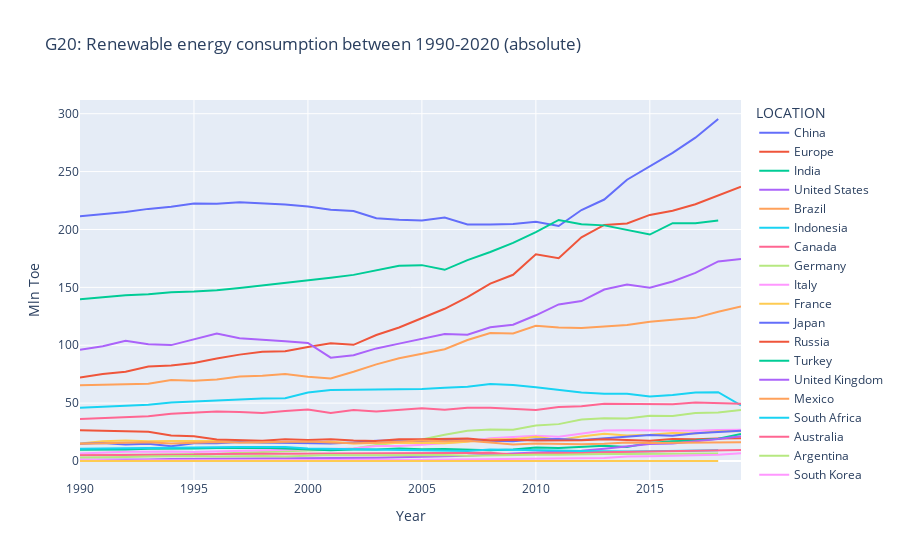

Here is the notebook cell this chart was saved with:
### Code cell
fig = px.line(pivoted_renewable_energy_g20.T, 
              title="G20: Renewable energy consumption between 1990-2020 (absolute)",
             labels={
                 "TIME":"Year",
                 "value":"Mln Toe"
             })
fig.show()

### Figure 1 — Plotly figure (JSON) as saved in the notebook; plotly's stock layout.template omitted (floating-point values rounded to 4 significant figures)
{"data": [{"hovertemplate": "LOCATION=China<br>Year=%{x}<br>Mln Toe=%{y}<extra></extra>", "legendgroup": "China", "line": {"color": "#636efa", "dash": "solid"}, "marker": {"symbol": "circle"}, "mode": "lines", "name": "China", "orientation": "v", "showlegend": true, "type": "scatter", "x": [1990, 1991, 1992, 1993, 1994, 1995, 1996, 1997, 1998, 1999, 2000, 2001, 2002, 2003, 2004, 2005, 2006, 2007, 2008, 2009, 2010, 2011, 2012, 2013, 2014, 2015, 2016, 2017, 2018, 2019], "xaxis": "x", "y": [211.4, 213.2, 215.0, 217.8, 219.7, 222.5, 222.2, 223.5, 222.5, 221.6, 219.9, 217.1, 216.0, 209.7, 208.3, 207.8, 210.3, 204.4, 204.3, 204.7, 206.6, 203.0, 216.8, 225.9, 242.9, 254.3, 266.2, 279.3, 295.4, null], "yaxis": "y"}, {"hovertemplate": "LOCATION=Europe<br>Year=%{x}<br>Mln Toe=%{y}<extra></extra>", "legendgroup": "Europe", "line": {"color": "#EF553B", "dash": "solid"}, "marker": {"symbol": "circle"}, "mode": "lines", "name": "Europe", "orientation": "v", "showlegend": true, "type": "scatter", "x": [1990, 1991, 1992, 1993, 1994, 1995, 1996, 1997, 1998, 1999, 2000, 2001, 2002, 2003, 2004, 2005, 2006, 2007, 2008, 2009, 2010, 2011, 2012, 2013, 2014, 2015, 2016, 2017, 2018, 2019], "xaxis": "x", "y": [72.12, 75.18, 77.14, 81.71, 82.52, 84.59, 88.49, 91.88, 94.39, 94.75, 98.57, 101.8, 100.4, 108.8, 115.4, 123.3, 131.5, 141.5, 153.2, 160.9, 178.6, 175.2, 193.2, 203.9, 205.1, 212.6, 216.2, 221.8, 229.6, 236.9], "yaxis": "y"}, {"hovertemplate": "LOCATION=India<br>Year=%{x}<br>Mln Toe=%{y}<extra></extra>", "legendgroup": "India", "line": {"color": "#00cc96", "dash": "solid"}, "marker": {"symbol": "circle"}, "mode": "lines", "name": "India", "orientation": "v", "showlegend": true, "type": "scatter", "x": [1990, 1991, 1992, 1993, 1994, 1995, 1996, 1997, 1998, 1999, 2000, 2001, 2002, 2003, 2004, 2005, 2006, 2007, 2008, 2009, 2010, 2011, 2012, 2013, 2014, 2015, 2016, 2017, 2018, 2019], "xaxis": "x", "y": [139.7, 141.6, 143.2, 144.0, 145.8, 146.3, 147.4, 149.3, 151.5, 153.9, 155.4, 158.2, 160.8, 164.9, 168.7, 169.2, 165.1, 173.5, 180.5, 188.4, 197.8, 208.2, 204.6, 203.5, 199.9, 195.6, 205.4, 205.3, 207.7, null], "yaxis": "y"}, {"hovertemplate": "LOCATION=United States<br>Year=%{x}<br>Mln Toe=%{y}<extra></extra>", "legendgroup": "United States", "line": {"color": "#ab63fa", "dash": "solid"}, "marker": {"symbol": "circle"}, "mode": "lines", "name": "United States", "orientation": "v", "showlegend": true, "type": "scatter", "x": [1990, 1991, 1992, 1993, 1994, 1995, 1996, 1997, 1998, 1999, 2000, 2001, 2002, 2003, 2004, 2005, 2006, 2007, 2008, 2009, 2010, 2011, 2012, 2013, 2014, 2015, 2016, 2017, 2018, 2019], "xaxis": "x", "y": [96.17, 99.17, 103.9, 100.9, 100.1, 104.9, 110.2, 106.1, 105.0, 103.4, 102.0, 89.22, 91.34, 97.26, 101.4, 105.2, 109.6, 109.1, 115.5, 117.7, 125.9, 135.2, 138.1, 148.1, 152.5, 149.7, 155.1, 162.5, 172.4, 174.5], "yaxis": "y"}, {"hovertemplate": "LOCATION=Brazil<br>Year=%{x}<br>Mln Toe=%{y}<extra></extra>", "legendgroup": "Brazil", "line": {"color": "#FFA15A", "dash": "solid"}, "marker": {"symbol": "circle"}, "mode": "lines", "name": "Brazil", "orientation": "v", "showlegend": true, "type": "scatter", "x": [1990, 1991, 1992, 1993, 1994, 1995, 1996, 1997, 1998, 1999, 2000, 2001, 2002, 2003, 2004, 2005, 2006, 2007, 2008, 2009, 2010, 2011, 2012, 2013, 2014, 2015, 2016, 2017, 2018, 2019], "xaxis": "x", "y": [65.54, 65.94, 65.78, 66.67, 70.05, 69.43, 70.43, 72.92, 73.64, 75.2, 72.83, 71.23, 77.05, 83.49, 88.81, 92.42, 96.52, 104.5, 110.5, 110.1, 116.8, 115.3, 114.8, 116.1, 117.4, 120.4, 122.0, 123.6, 128.9, 133.5], "yaxis": "y"}, {"hovertemplate": "LOCATION=Indonesia<br>Year=%{x}<br>Mln Toe=%{y}<extra></extra>", "legendgroup": "Indonesia", "line": {"color": "#19d3f3", "dash": "solid"}, "marker": {"symbol": "circle"}, "mode": "lines", "name": "Indonesia", "orientation": "v", "showlegend": true, "type": "scatter", "x": [1990, 1991, 1992, 1993, 1994, 1995, 1996, 1997, 1998, 1999, 2000, 2001, 2002, 2003, 2004, 2005, 2006, 2007, 2008, 2009, 2010, 2011, 2012, 2013, 2014, 2015, 2016, 2017, 2018, 2019], "xaxis": "x", "y": [45.95, 46.77, 47.79, 48.5, 50.47, 51.58, 52.2, 53.2, 53.93, 54.27, 59.23, 61.29, 61.63, 61.85, 62.51, 62.27, 63.27, 64.18, 66.48, 65.58, 63.63, 61.13, 59.25, 58.16, 58.12, 55.66, 57.03, 59.23, 59.4, 48.13], "yaxis": "y"}, {"hovertemplate": "LOCATION=Canada<br>Year=%{x}<br>Mln Toe=%{y}<extra></extra>", "legendgroup": "Canada", "line": {"color": "#FF6692", "dash": "solid"}, "marker": {"symbol": "circle"}, "mode": "lines", "name": "Canada", "orientation": "v", "showlegend": true, "type": "scatter", "x": [1990, 1991, 1992, 1993, 1994, 1995, 1996, 1997, 1998, 1999, 2000, 2001, 2002, 2003, 2004, 2005, 2006, 2007, 2008, 2009, 2010, 2011, 2012, 2013, 2014, 2015, 2016, 2017, 2018, 2019], "xaxis": "x", "y": [36.33, 37.3, 38.08, 38.75, 40.75, 41.66, 42.69, 42.32, 41.41, 43.27, 44.58, 41.48, 44.15, 42.82, 44.2, 45.65, 44.35, 46.02, 46.07, 45.14, 44.11, 46.57, 47.24, 49.51, 49.44, 49.67, 49.1, 50.57, 49.85, 49.46], "yaxis": "y"}, {"hovertemplate": "LOCATION=Germany<br>Year=%{x}<br>Mln Toe=%{y}<extra></extra>", "legendgroup": "Germany", "line": {"color": "#B6E880", "dash": "solid"}, "marker": {"symbol": "circle"}, "mode": "lines", "name": "Germany", "orientation": "v", "showlegend": true, "type": "scatter", "x": [1990, 1991, 1992, 1993, 1994, 1995, 1996, 1997, 1998, 1999, 2000, 2001, 2002, 2003, 2004, 2005, 2006, 2007, 2008, 2009, 2010, 2011, 2012, 2013, 2014, 2015, 2016, 2017, 2018, 2019], "xaxis": "x", "y": [5.313, 5.069, 5.366, 5.479, 5.778, 5.977, 6.165, 7.122, 7.685, 7.964, 8.983, 9.636, 10.78, 13.76, 16.01, 18.56, 22.65, 26.19, 27.2, 27.08, 30.76, 31.85, 35.79, 36.88, 36.63, 39.03, 38.85, 41.45, 41.89, 44.02], "yaxis": "y"}, {"hovertemplate": "LOCATION=Italy<br>Year=%{x}<br>Mln Toe=%{y}<extra></extra>", "legendgroup": "Italy", "line": {"color": "#FF97FF", "dash": "solid"}, "marker": {"symbol": "circle"}, "mode": "lines", "name": "Italy", "orientation": "v", "showlegend": true, "type": "scatter", "x": [1990, 1991, 1992, 1993, 1994, 1995, 1996, 1997, 1998, 1999, 2000, 2001, 2002, 2003, 2004, 2005, 2006, 2007, 2008, 2009, 2010, 2011, 2012, 2013, 2014, 2015, 2016, 2017, 2018, 2019], "xaxis": "x", "y": [6.472, 7.511, 7.922, 7.975, 8.254, 7.719, 8.355, 8.655, 9.043, 9.773, 10.11, 10.34, 10.89, 12.91, 12.96, 14.11, 15.33, 16.95, 19.71, 21.03, 21.86, 21.03, 23.88, 26.37, 26.51, 26.27, 26.02, 26.17, 26.69, 26.92], "yaxis": "y"}, {"hovertemplate": "LOCATION=France<br>Year=%{x}<br>Mln Toe=%{y}<extra></extra>", "legendgroup": "France", "line": {"color": "#FECB52", "dash": "solid"}, "marker": {"symbol": "circle"}, "mode": "lines", "name": "France", "orientation": "v", "showlegend": true, "type": "scatter", "x": [1990, 1991, 1992, 1993, 1994, 1995, 1996, 1997, 1998, 1999, 2000, 2001, 2002, 2003, 2004, 2005, 2006, 2007, 2008, 2009, 2010, 2011, 2012, 2013, 2014, 2015, 2016, 2017, 2018, 2019], "xaxis": "x", "y": [15.22, 17.14, 17.82, 17.05, 17.24, 17.04, 17.23, 16.17, 16.02, 16.52, 15.74, 16.59, 15.01, 15.46, 15.72, 15.73, 15.38, 16.65, 18.73, 18.89, 21.0, 18.06, 21.18, 23.48, 21.94, 22.58, 24.23, 23.7, 25.6, 25.79], "yaxis": "y"}, {"hovertemplate": "LOCATION=Japan<br>Year=%{x}<br>Mln Toe=%{y}<extra></extra>", "legendgroup": "Japan", "line": {"color": "#636efa", "dash": "solid"}, "marker": {"symbol": "circle"}, "mode": "lines", "name": "Japan", "orientation": "v", "showlegend": true, "type": "scatter", "x": [1990, 1991, 1992, 1993, 1994, 1995, 1996, 1997, 1998, 1999, 2000, 2001, 2002, 2003, 2004, 2005, 2006, 2007, 2008, 2009, 2010, 2011, 2012, 2013, 2014, 2015, 2016, 2017, 2018, 2019], "xaxis": "x", "y": [14.85, 15.51, 14.17, 14.99, 12.82, 15.23, 15.41, 16.46, 16.03, 15.69, 15.85, 15.14, 15.97, 17.42, 17.64, 17.21, 18.32, 17.71, 17.22, 17.04, 18.78, 18.9, 18.19, 19.59, 20.76, 22.39, 21.9, 24.01, 25.06, 26.19], "yaxis": "y"}, {"hovertemplate": "LOCATION=Russia<br>Year=%{x}<br>Mln Toe=%{y}<extra></extra>", "legendgroup": "Russia", "line": {"color": "#EF553B", "dash": "solid"}, "marker": {"symbol": "circle"}, "mode": "lines", "name": "Russia", "orientation": "v", "showlegend": true, "type": "scatter", "x": [1990, 1991, 1992, 1993, 1994, 1995, 1996, 1997, 1998, 1999, 2000, 2001, 2002, 2003, 2004, 2005, 2006, 2007, 2008, 2009, 2010, 2011, 2012, 2013, 2014, 2015, 2016, 2017, 2018, 2019], "xaxis": "x", "y": [26.47, 25.93, 25.56, 25.24, 22.01, 21.3, 18.5, 18.03, 17.41, 18.8, 18.05, 18.8, 17.68, 17.23, 18.88, 18.69, 18.83, 19.4, 17.73, 18.28, 17.69, 17.73, 17.86, 18.71, 17.97, 17.51, 18.95, 18.76, 19.38, 19.62], "yaxis": "y"}, {"hovertemplate": "LOCATION=Turkey<br>Year=%{x}<br>Mln Toe=%{y}<extra></extra>", "legendgroup": "Turkey", "line": {"color": "#00cc96", "dash": "solid"}, "marker": {"symbol": "circle"}, "mode": "lines", "name": "Turkey", "orientation": "v", "showlegend": true, "type": "scatter", "x": [1990, 1991, 1992, 1993, 1994, 1995, 1996, 1997, 1998, 1999, 2000, 2001, 2002, 2003, 2004, 2005, 2006, 2007, 2008, 2009, 2010, 2011, 2012, 2013, 2014, 2015, 2016, 2017, 2018, 2019], "xaxis": "x", "y": [9.658, 9.637, 10.0, 10.62, 10.38, 10.78, 11.23, 11.23, 11.48, 10.7, 10.1, 9.378, 10.04, 10.02, 10.78, 10.13, 10.36, 9.604, 9.312, 9.916, 11.63, 11.22, 12.15, 13.09, 12.06, 15.66, 17.14, 17.74, 19.15, 23.38], "yaxis": "y"}, {"hovertemplate": "LOCATION=United Kingdom<br>Year=%{x}<br>Mln Toe=%{y}<extra></extra>", "legendgroup": "United Kingdom", "line": {"color": "#ab63fa", "dash": "solid"}, "marker": {"symbol": "circle"}, "mode": "lines", "name": "United Kingdom", "orientation": "v", "showlegend": true, "type": "scatter", "x": [1990, 1991, 1992, 1993, 1994, 1995, 1996, 1997, 1998, 1999, 2000, 2001, 2002, 2003, 2004, 2005, 2006, 2007, 2008, 2009, 2010, 2011, 2012, 2013, 2014, 2015, 2016, 2017, 2018, 2019], "xaxis": "x", "y": [1.029, 1.015, 1.362, 1.348, 1.767, 1.836, 1.777, 1.944, 2.081, 2.133, 2.264, 2.275, 2.524, 2.705, 3.242, 3.905, 4.203, 4.53, 5.852, 6.566, 7.347, 8.115, 8.787, 10.65, 12.35, 14.62, 15.21, 16.84, 18.98, 21.41], "yaxis": "y"}, {"hovertemplate": "LOCATION=Mexico<br>Year=%{x}<br>Mln Toe=%{y}<extra></extra>", "legendgroup": "Mexico", "line": {"color": "#FFA15A", "dash": "solid"}, "marker": {"symbol": "circle"}, "mode": "lines", "name": "Mexico", "orientation": "v", "showlegend": true, "type": "scatter", "x": [1990, 1991, 1992, 1993, 1994, 1995, 1996, 1997, 1998, 1999, 2000, 2001, 2002, 2003, 2004, 2005, 2006, 2007, 2008, 2009, 2010, 2011, 2012, 2013, 2014, 2015, 2016, 2017, 2018, 2019], "xaxis": "x", "y": [15.0, 15.37, 16.16, 16.16, 15.03, 16.07, 16.47, 16.06, 16.17, 16.69, 16.91, 15.93, 15.36, 15.73, 16.5, 17.63, 17.14, 17.54, 16.05, 14.28, 15.15, 14.92, 14.56, 15.0, 15.93, 15.47, 15.64, 16.11, 16.22, 16.29], "yaxis": "y"}, {"hovertemplate": "LOCATION=South Africa<br>Year=%{x}<br>Mln Toe=%{y}<extra></extra>", "legendgroup": "South Africa", "line": {"color": "#19d3f3", "dash": "solid"}, "marker": {"symbol": "circle"}, "mode": "lines", "name": "South Africa", "orientation": "v", "showlegend": true, "type": "scatter", "x": [1990, 1991, 1992, 1993, 1994, 1995, 1996, 1997, 1998, 1999, 2000, 2001, 2002, 2003, 2004, 2005, 2006, 2007, 2008, 2009, 2010, 2011, 2012, 2013, 2014, 2015, 2016, 2017, 2018, 2019], "xaxis": "x", "y": [10.5, 10.8, 10.86, 11.0, 11.29, 11.49, 11.75, 12.0, 12.17, 12.15, 10.78, 10.46, 9.885, 9.732, 9.677, 8.852, 8.674, 8.669, 9.836, 9.717, 9.352, 9.101, 8.687, 8.331, 8.315, 8.468, 8.745, 8.995, 9.23, null], "yaxis": "y"}, {"hovertemplate": "LOCATION=Australia<br>Year=%{x}<br>Mln Toe=%{y}<extra></extra>", "legendgroup": "Australia", "line": {"color": "#FF6692", "dash": "solid"}, "marker": {"symbol": "circle"}, "mode": "lines", "name": "Australia", "orientation": "v", "showlegend": true, "type": "scatter", "x": [1990, 1991, 1992, 1993, 1994, 1995, 1996, 1997, 1998, 1999, 2000, 2001, 2002, 2003, 2004, 2005, 2006, 2007, 2008, 2009, 2010, 2011, 2012, 2013, 2014, 2015, 2016, 2017, 2018, 2019], "xaxis": "x", "y": [5.074, 5.193, 4.728, 5.483, 5.382, 5.531, 6.109, 6.399, 6.185, 6.269, 6.354, 6.479, 6.756, 6.627, 6.53, 6.462, 6.653, 6.875, 7.057, 5.582, 6.677, 6.918, 6.893, 7.659, 7.921, 8.003, 8.283, 8.897, 9.059, 9.405], "yaxis": "y"}, {"hovertemplate": "LOCATION=Argentina<br>Year=%{x}<br>Mln Toe=%{y}<extra></extra>", "legendgroup": "Argentina", "line": {"color": "#B6E880", "dash": "solid"}, "marker": {"symbol": "circle"}, "mode": "lines", "name": "Argentina", "orientation": "v", "showlegend": true, "type": "scatter", "x": [1990, 1991, 1992, 1993, 1994, 1995, 1996, 1997, 1998, 1999, 2000, 2001, 2002, 2003, 2004, 2005, 2006, 2007, 2008, 2009, 2010, 2011, 2012, 2013, 2014, 2015, 2016, 2017, 2018, 2019], "xaxis": "x", "y": [3.113, 3.09, 3.379, 3.873, 4.17, 4.3, 3.962, 4.312, 4.282, 3.891, 4.573, 5.159, 4.95, 5.07, 4.69, 5.11, 5.142, 4.57, 4.635, 4.945, 5.313, 5.476, 5.428, 5.943, 6.005, 6.095, 5.982, 6.633, 6.576, null], "yaxis": "y"}, {"hovertemplate": "LOCATION=South Korea<br>Year=%{x}<br>Mln Toe=%{y}<extra></extra>", "legendgroup": "South Korea", "line": {"color": "#FF97FF", "dash": "solid"}, "marker": {"symbol": "circle"}, "mode": "lines", "name": "South Korea", "orientation": "v", "showlegend": true, "type": "scatter", "x": [1990, 1991, 1992, 1993, 1994, 1995, 1996, 1997, 1998, 1999, 2000, 2001, 2002, 2003, 2004, 2005, 2006, 2007, 2008, 2009, 2010, 2011, 2012, 2013, 2014, 2015, 2016, 2017, 2018, 2019], "xaxis": "x", "y": [1.007, 0.6222, 0.525, 0.5746, 0.3731, 0.4303, 0.6205, 0.6789, 0.8227, 0.7717, 0.758, 0.7848, 0.8155, 1.007, 0.96, 1.079, 1.179, 1.322, 1.363, 1.522, 1.812, 1.94, 2.276, 2.654, 3.935, 4.024, 4.299, 4.719, 5.486, 6.616], "yaxis": "y"}, {"hovertemplate": "LOCATION=Saudi Arabia<br>Year=%{x}<br>Mln Toe=%{y}<extra></extra>", "legendgroup": "Saudi Arabia", "line": {"color": "#FECB52", "dash": "solid"}, "marker": {"symbol": "circle"}, "mode": "lines", "name": "Saudi Arabia", "orientation": "v", "showlegend": true, "type": "scatter", "x": [1990, 1991, 1992, 1993, 1994, 1995, 1996, 1997, 1998, 1999, 2000, 2001, 2002, 2003, 2004, 2005, 2006, 2007, 2008, 2009, 2010, 2011, 2012, 2013, 2014, 2015, 2016, 2017, 2018, 2019], "xaxis": "x", "y": [0.01225, 0.01225, 0.008092, 0.005885, 0.01282, 0.01044, 0.004204, 0.003869, 0.004486, 0.004486, 0.004486, 0.004486, 0.005221, 0.005221, 0.005245, 0.005245, 0.005245, 0.005981, 0.005981, 0.005981, 0.006325, 0.007146, 0.00878, 0.01009, 0.01035, 0.01857, 0.01857, 0.02086, 0.02099, null], "yaxis": "y"}], "layout": {"legend": {"title": {"text": "LOCATION"}, "tracegroupgap": 0}, "title": {"text": "G20: Renewable energy consumption between 1990-2020 (absolute)"}, "xaxis": {"anchor": "y", "domain": [0, 1], "title": {"text": "Year"}}, "yaxis": {"anchor": "x", "domain": [0, 1], "title": {"text": "Mln Toe"}}}}
